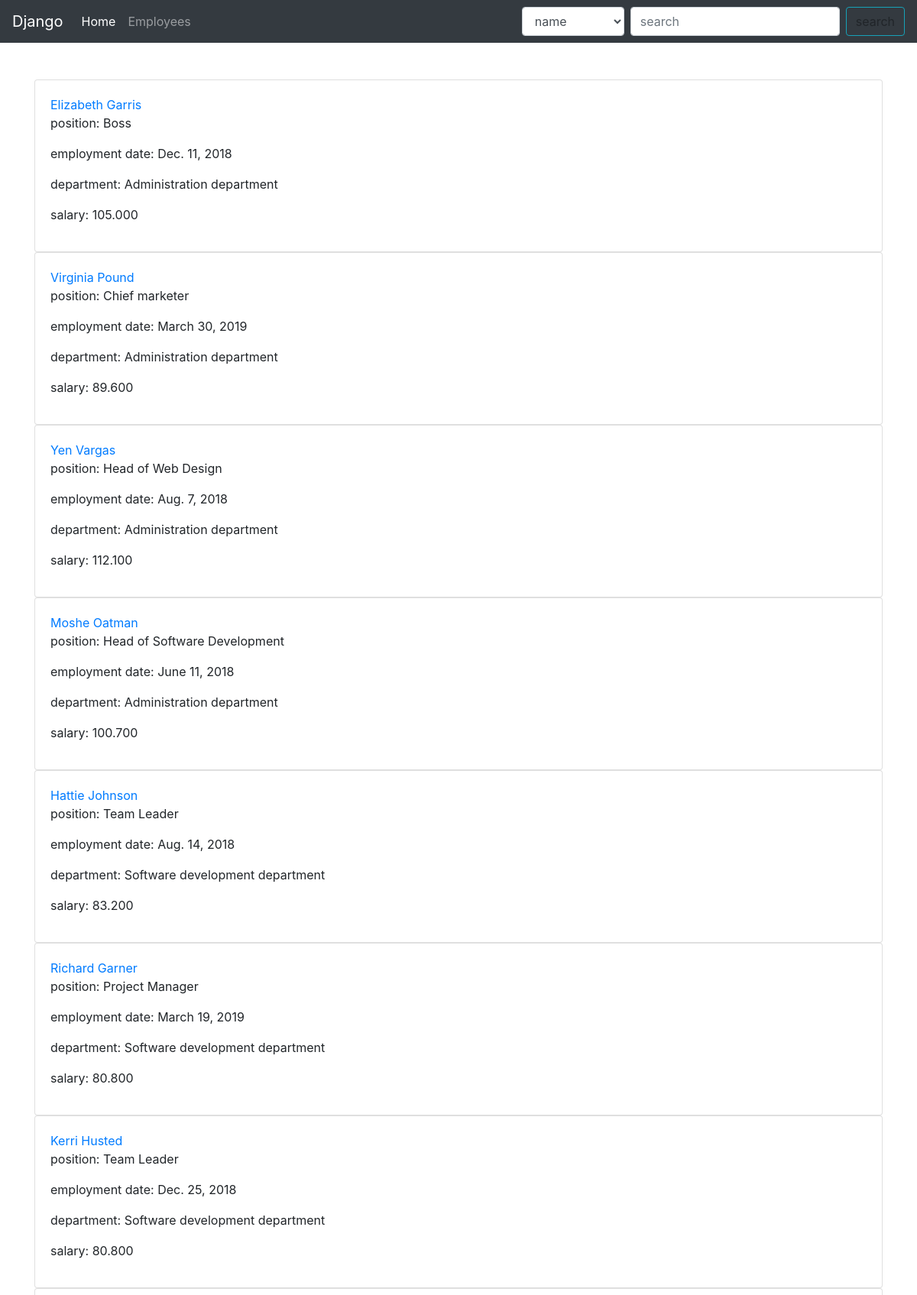
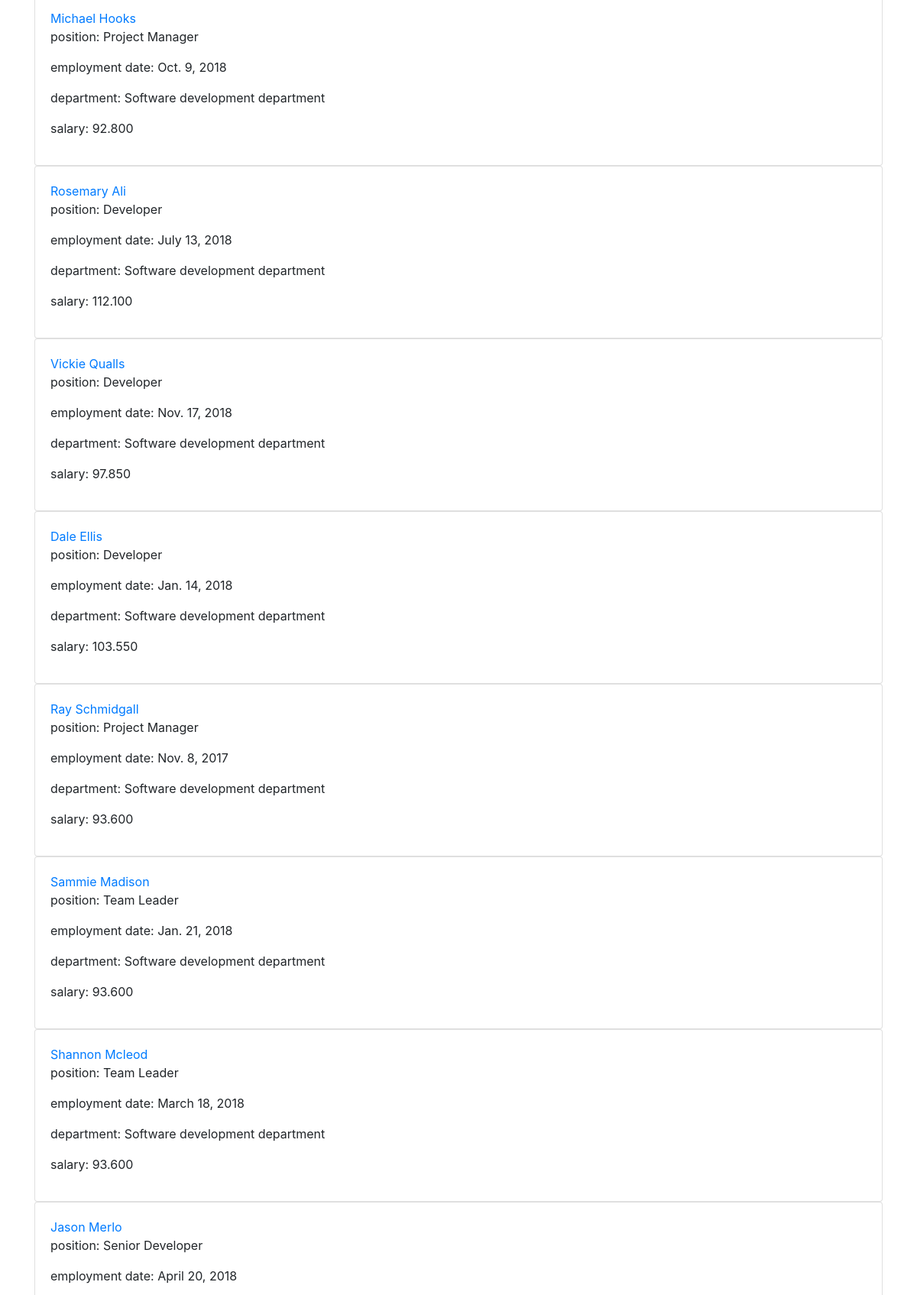
/employees/ (upper part), run on the app's committed database (2 pictures, top to bottom).
### employees/models.py (models this page shows, shortened)
class Employees(models.Model):
    name = models.CharField(max_length=50, null=True)
    surname = models.CharField(max_length=100, null=True)
    position = models.ForeignKey(Position, on_delete=models.SET_NULL, null=True, blank=True)
    department = models.ForeignKey(Department, on_delete=models.SET_NULL, null=True, blank=True)
    employment_date = models.DateField(null=True)
    premium = models.DecimalField(max_digits=6, decimal_places=3, null=True)
    image = models.ImageField(upload_to='profile_image', null=True, blank=True)
    class Meta:
        db_table = "Employees"
    def __str__(self):
        return '{} {}'.format(self.name, self.surname)
    def get_salary(self):
        res = (self.premium * self.get_position_salary())/100
        return "{0:.3f}".format(res + self.get_position_salary())
    def get_position_salary(self):
        return self.position.salary
    def get_url(self):
        return self.id

class Position(models.Model):
    name = models.CharField(max_length=150, null=True)
    parent = models.ForeignKey('self', on_delete=models.SET_NULL, null=True, blank=True)
    salary = models.DecimalField(max_digits=6, decimal_places=3, blank=True, null=True)
    class Meta:
        db_table = "Position"
    def __str__(self):
        return '{}'.format(self.name)

class Department(models.Model):
    name = models.CharField(max_length=150, null=True, blank=True)
    class Meta:
        db_table = "Department"
    def __str__(self):
        return '{}'.format(self.name)

### employees/views.py (the view, shortened to what this page needs)
# urls.py: path(r'', ViewList.as_view()),
class ViewList(View):
    def get(self, request):
        if request.method == 'GET':
            pos = Employees.objects.all().order_by('department')
            page = request.GET.get('page')
            if page is None:
                page = 1
            paginator = Paginator(pos, 50)
            try:
                data = paginator.page(page)
            except PageNotAnInteger:
                data = paginator.page(1)
            except EmptyPage:
                data = paginator.page(paginator.num_pages)
            content = {
                "data": data,
                'page': page
            }
            return render(request, "employees/employees.html", content)

### templates/employees/employees.html (shortened to what this page needs)
 {% extends 'employees/index.html' %}
{% load staticfiles %}
{% block content %}
<div class="container mt-5" id="result">
    {% for t in data %}
        <div class="card">
            <div class="card-body">
                <a href="{{t.get_url}}" class="card-title">{{t}} </a>
                <p class="cart-text">position: {{t.position}}</p>
                <p class="cart-text">employment date: {{t.employment_date}}</p>
                <p class="cart-test">department: {{t.department}}</p>
                <p class="cart-text">salary: {{ t.get_salary }}</p>
            </div>
        </div>
{% endfor %}
</div>
 {%endblock%}
 {% block add_script %}
   <link rel="stylesheet" href="https://stackpath.bootstrapcdn.com/bootstrap/4.3.1/css/bootstrap.min.css">
{% endblock %}

### data on the page
Employees: name+surname "Elizabeth Garris", position "Boss", employment_date "Dec. 11, 2018", department "Administration department", get_salary "105.000"
Employees: name+surname "Virginia Pound", position "Chief marketer", employment_date "March 30, 2019", department "Administration department", get_salary "89.600"
Employees: name+surname "Yen Vargas", position "Head of Web Design", employment_date "Aug. 7, 2018", department "Administration department", get_salary "112.100"
Employees: name+surname "Moshe Oatman", position "Head of Software Development", employment_date "June 11, 2018", department "Administration department", get_salary "100.700"
Employees: name+surname "Hattie Johnson", position "Team Leader", employment_date "Aug. 14, 2018", department "Software development department", get_salary "83.200"
Employees: name+surname "Richard Garner", position "Project Manager", employment_date "March 19, 2019", department "Software development department", get_salary "80.800"
Employees: name+surname "Kerri Husted", position "Team Leader", employment_date "Dec. 25, 2018", department "Software development department", get_salary "80.800"
Employees: name+surname "Michael Hooks", position "Project Manager", employment_date "Oct. 9, 2018", department "Software development department", get_salary "92.800"
Employees: name+surname "Rosemary Ali", position "Developer", employment_date "July 13, 2018", department "Software development department", get_salary "112.100"
Employees: name+surname "Vickie Qualls", position "Developer", employment_date "Nov. 17, 2018", department "Software development department", get_salary "97.850"
Employees: name+surname "Dale Ellis", position "Developer", employment_date "Jan. 14, 2018", department "Software development department", get_salary "103.550"
Employees: name+surname "Ray Schmidgall", position "Project Manager", employment_date "Nov. 8, 2017", department "Software development department", get_salary "93.600"
Employees: name+surname "Sammie Madison", position "Team Leader", employment_date "Jan. 21, 2018", department "Software development department", get_salary "93.600"
Employees: name+surname "Shannon Mcleod", position "Team Leader", employment_date "March 18, 2018", department "Software development department", get_salary "93.600"
Employees: name+surname "Jason Merlo", position "Senior Developer", employment_date "April 20, 2018"
